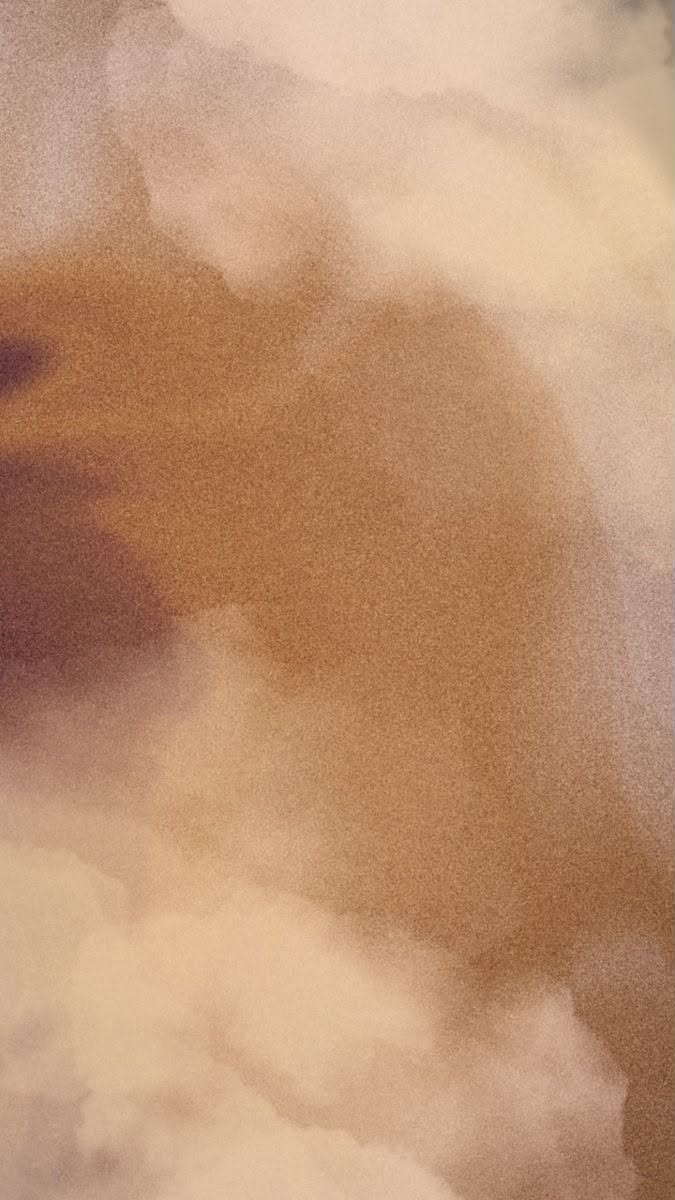
#> input picture assets/images/graphics/textured-bg-2.jpg, 675 x 1200 px, found by its file name; the run also reads 1 picture not shown here
$ python recolor_love_story_bg.py
#> lines starting #> are read from the running program, lines starting #| are printed output that depends on the picture
from PIL import Image, ImageEnhance, ImageOps, ImageFilter
import numpy as np
from pathlib import Path

src = Path(r"C:\Users\USER\OneDrive\Documents\RHEA\louie_and_dyan_wedding\assets\images\graphics\textured-bg-2.jpg")
backup = src.with_name("textured-bg-2-original.jpg")

img = Image.open(src).convert("RGB")
#> img is the input picture: PIL image 675x1200 RGB; mean R, G, B 190.4, 148.1, 116.7
if not backup.exists():
    img.save(backup, quality=95)
    print(f"Backup saved: {backup.name}")
else:
    # Re-grade from original so re-runs stay clean
    img = Image.open(backup).convert("RGB")
    print(f"Using backup original: {backup.name}")

arr = np.asarray(img).astype(np.float32) / 255.0
r, g, b = arr[:, :, 0], arr[:, :, 1], arr[:, :, 2]
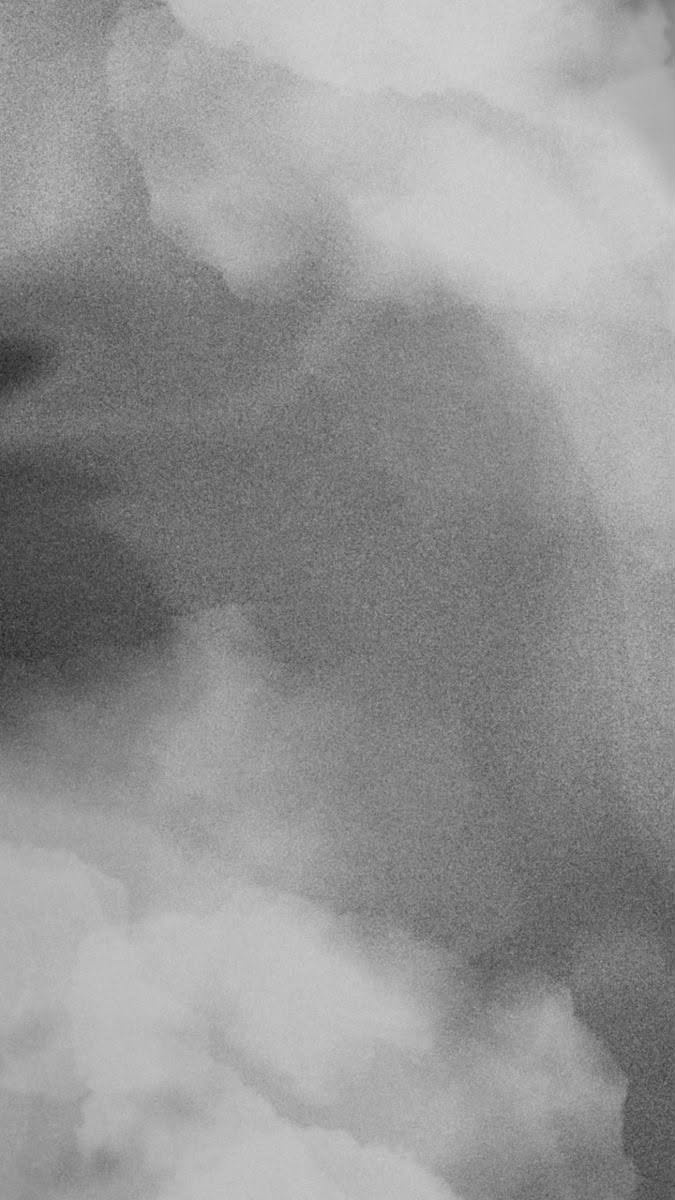
#> g: shape (1200, 675) float32; min 0.133, max 0.831, mean 0.581
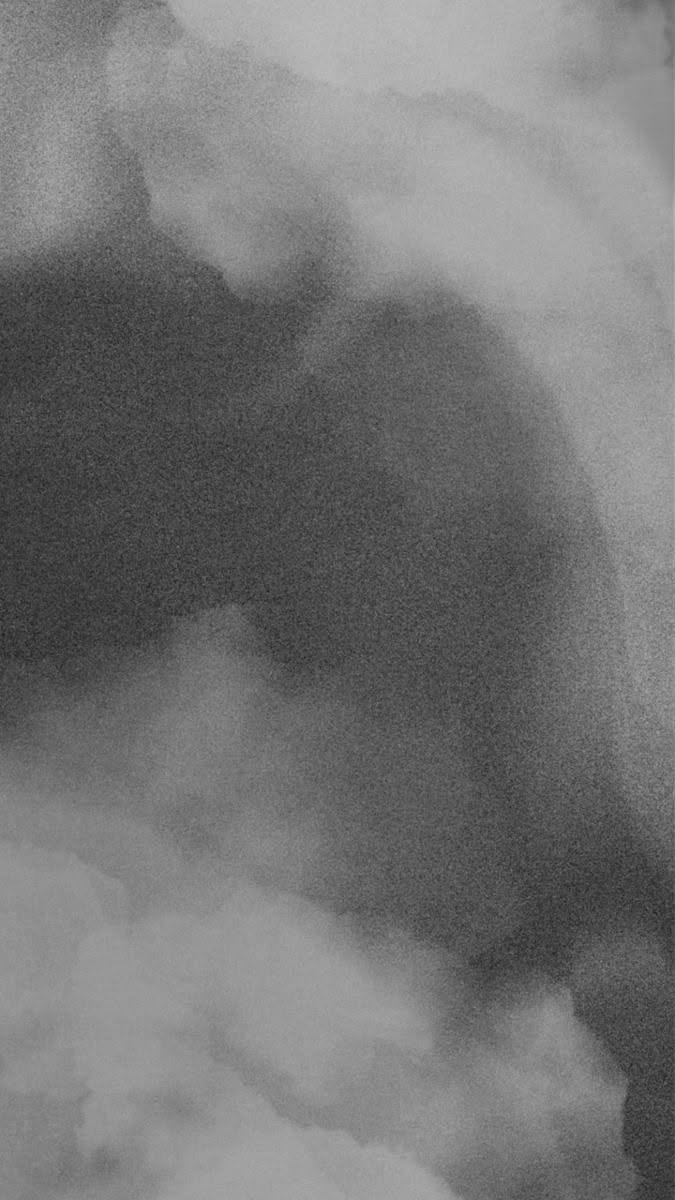
#> b: shape (1200, 675) float32; min 0.114, max 0.745, mean 0.458

# Luminance (preserve texture)
lum = 0.2126 * r + 0.7152 * g + 0.0722 * b

# Dusty blue palette anchors (deep → mid → light)
stops = np.array(
    [
        [0.00, 0.176, 0.259, 0.318],  # deep slate blue #2D4251
        [0.25, 0.333, 0.463, 0.557],  # #55768E
        [0.50, 0.553, 0.682, 0.769],  # #8DAEC4 dusty blue
        [0.75, 0.773, 0.843, 0.886],  # soft blue-gray
        [1.00, 0.973, 0.980, 0.988],  # near white-blue
    ],
    dtype=np.float32,
)


def map_channel(lum_map, palette, ch):
    return np.interp(lum_map, palette[:, 0], palette[:, ch])


gray = Image.fromarray((lum * 255).astype(np.uint8), mode="L")
gray = ImageOps.autocontrast(gray, cutoff=1)
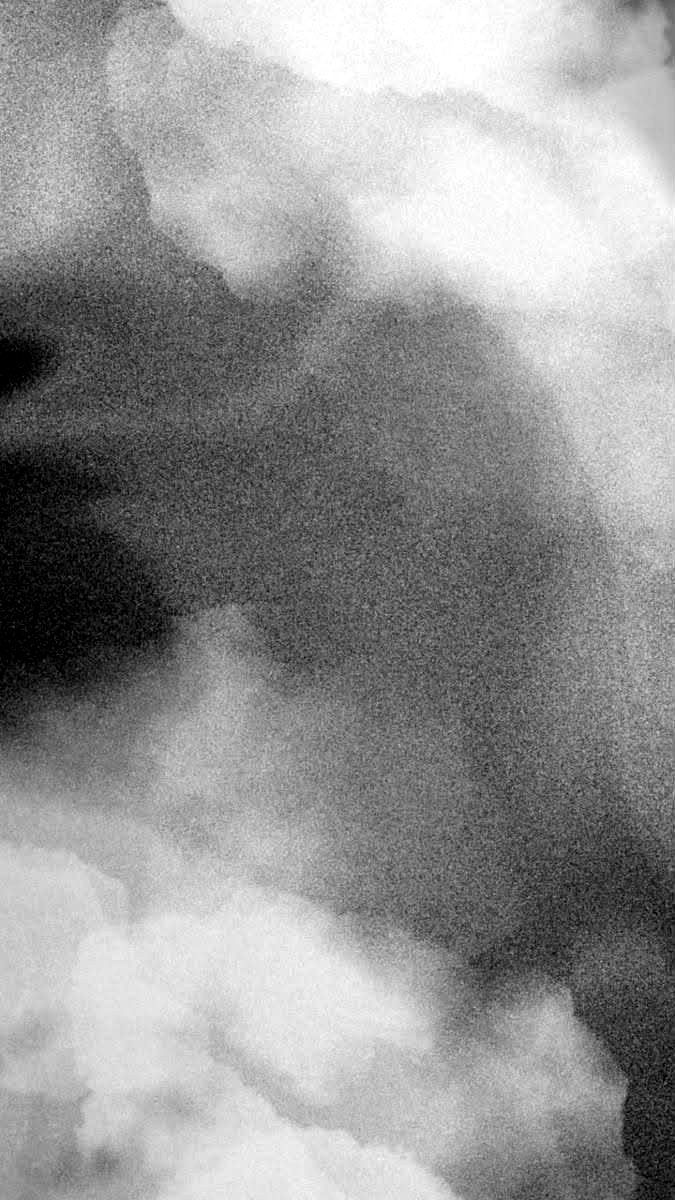
#> gray: PIL image 675x1200 L; min 0, max 255, mean 148.1
lum2 = np.asarray(gray).astype(np.float32) / 255.0

nr = map_channel(lum2, stops, 1)
ng = map_channel(lum2, stops, 2)
nb = map_channel(lum2, stops, 3)
#> call 3 of map_channel, with palette = array of shape (5, 4), ch = 3
#> in map_channel (call 3), `return np.interp(lum_map, palette[:, 0], palette[:, ch])`:
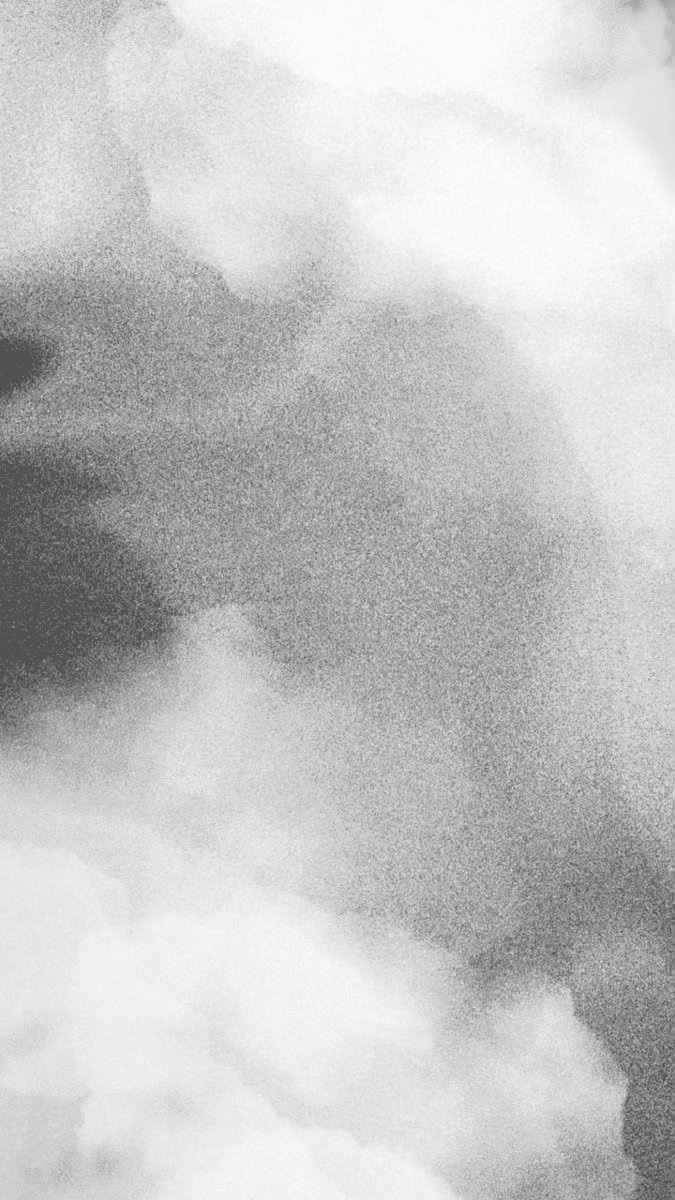
#> returned value: shape (1200, 675) float64; min 0.318, max 0.988, mean 0.776
graded = np.stack([nr, ng, nb], axis=-1)
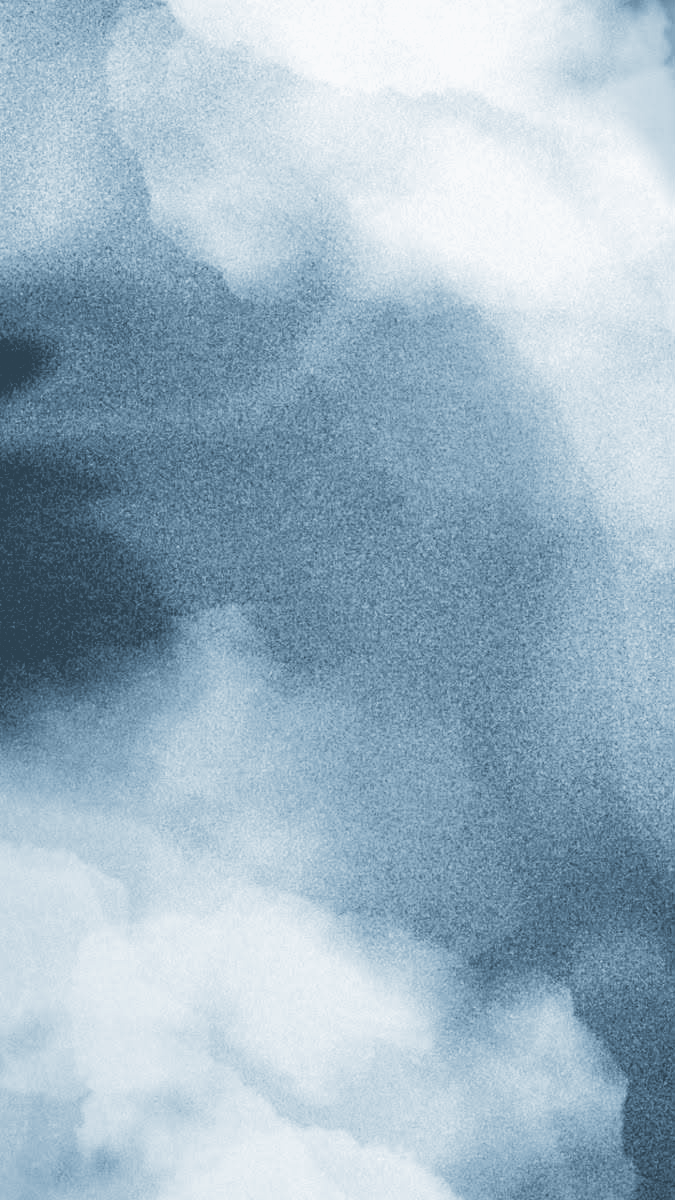
#> graded: shape (1200, 675, 3) float64; mean of channels 0, 1, 2 0.624, 0.714, 0.776; drawn as R, G, B

# Tiny original blend keeps natural paper grain
out = np.clip(graded * 0.95 + arr * 0.05, 0, 1)

result = Image.fromarray((out * 255).astype(np.uint8), mode="RGB")
result = result.filter(ImageFilter.UnsharpMask(radius=1.2, percent=55, threshold=2))
result = ImageEnhance.Color(result).enhance(1.04)
result = ImageEnhance.Contrast(result).enhance(1.03)

result.save(src, quality=92, optimize=True)
print(f"Updated: {src}")
print(f"Size: {result.size}")
#| Size: (675, 1200)
